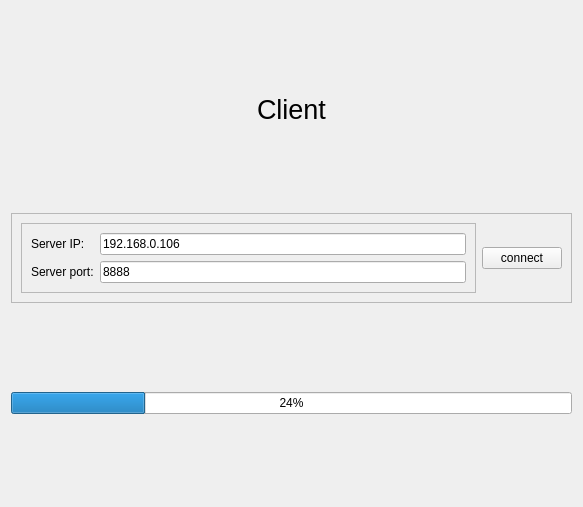
<?xml version="1.0" encoding="UTF-8"?>
<ui version="4.0">
 <class>clientWidget</class>
 <widget class="QWidget" name="clientWidget">
  <property name="geometry">
   <rect>
    <x>0</x>
    <y>0</y>
    <width>583</width>
    <height>507</height>
   </rect>
  </property>
  <property name="windowTitle">
   <string>Form</string>
  </property>
  <layout class="QGridLayout" name="gridLayout_2">
   <item row="1" column="0">
    <spacer name="horizontalSpacer">
     <property name="orientation">
      <enum>Qt::Horizontal</enum>
     </property>
     <property name="sizeHint" stdset="0">
      <size>
       <width>224</width>
       <height>20</height>
      </size>
     </property>
    </spacer>
   </item>
   <item row="1" column="2">
    <spacer name="horizontalSpacer_2">
     <property name="orientation">
      <enum>Qt::Horizontal</enum>
     </property>
     <property name="sizeHint" stdset="0">
      <size>
       <width>224</width>
       <height>20</height>
      </size>
     </property>
    </spacer>
   </item>
   <item row="3" column="0" colspan="3">
    <widget class="QFrame" name="frame_2">
     <property name="frameShape">
      <enum>QFrame::StyledPanel</enum>
     </property>
     <property name="frameShadow">
      <enum>QFrame::Raised</enum>
     </property>
     <layout class="QHBoxLayout" name="horizontalLayout">
      <item>
       <widget class="QFrame" name="frame">
        <property name="frameShape">
         <enum>QFrame::StyledPanel</enum>
        </property>
        <property name="frameShadow">
         <enum>QFrame::Raised</enum>
        </property>
        <layout class="QGridLayout" name="gridLayout">
         <item row="0" column="0">
          <widget class="QLabel" name="label">
           <property name="text">
            <string>Server IP:</string>
           </property>
          </widget>
         </item>
         <item row="0" column="1">
          <widget class="QLineEdit" name="IPlineEdit">
           <property name="text">
            <string>192.168.0.106</string>
           </property>
          </widget>
         </item>
         <item row="1" column="0">
          <widget class="QLabel" name="label_2">
           <property name="text">
            <string>Server port:</string>
           </property>
          </widget>
         </item>
         <item row="1" column="1">
          <widget class="QLineEdit" name="portlineEdit">
           <property name="text">
            <string>8888</string>
           </property>
          </widget>
         </item>
        </layout>
       </widget>
      </item>
      <item>
       <widget class="QPushButton" name="ConnectpushButton">
        <property name="text">
         <string>connect</string>
        </property>
       </widget>
      </item>
     </layout>
    </widget>
   </item>
   <item row="0" column="1">
    <spacer name="verticalSpacer_2">
     <property name="orientation">
      <enum>Qt::Vertical</enum>
     </property>
     <property name="sizeHint" stdset="0">
      <size>
       <width>20</width>
       <height>74</height>
      </size>
     </property>
    </spacer>
   </item>
   <item row="4" column="0">
    <spacer name="verticalSpacer_3">
     <property name="orientation">
      <enum>Qt::Vertical</enum>
     </property>
     <property name="sizeHint" stdset="0">
      <size>
       <width>20</width>
       <height>40</height>
      </size>
     </property>
    </spacer>
   </item>
   <item row="6" column="1">
    <spacer name="verticalSpacer">
     <property name="orientation">
      <enum>Qt::Vertical</enum>
     </property>
     <property name="sizeHint" stdset="0">
      <size>
       <width>20</width>
       <height>74</height>
      </size>
     </property>
    </spacer>
   </item>
   <item row="5" column="0" colspan="3">
    <widget class="QProgressBar" name="progressBar">
     <property name="value">
      <number>24</number>
     </property>
    </widget>
   </item>
   <item row="1" column="1">
    <widget class="QLabel" name="label_3">
     <property name="font">
      <font>
       <pointsize>20</pointsize>
      </font>
     </property>
     <property name="text">
      <string>Client</string>
     </property>
     <property name="alignment">
      <set>Qt::AlignCenter</set>
     </property>
    </widget>
   </item>
   <item row="2" column="2">
    <spacer name="verticalSpacer_4">
     <property name="orientation">
      <enum>Qt::Vertical</enum>
     </property>
     <property name="sizeHint" stdset="0">
      <size>
       <width>20</width>
       <height>40</height>
      </size>
     </property>
    </spacer>
   </item>
  </layout>
 </widget>
 <resources/>
 <connections/>
</ui>
